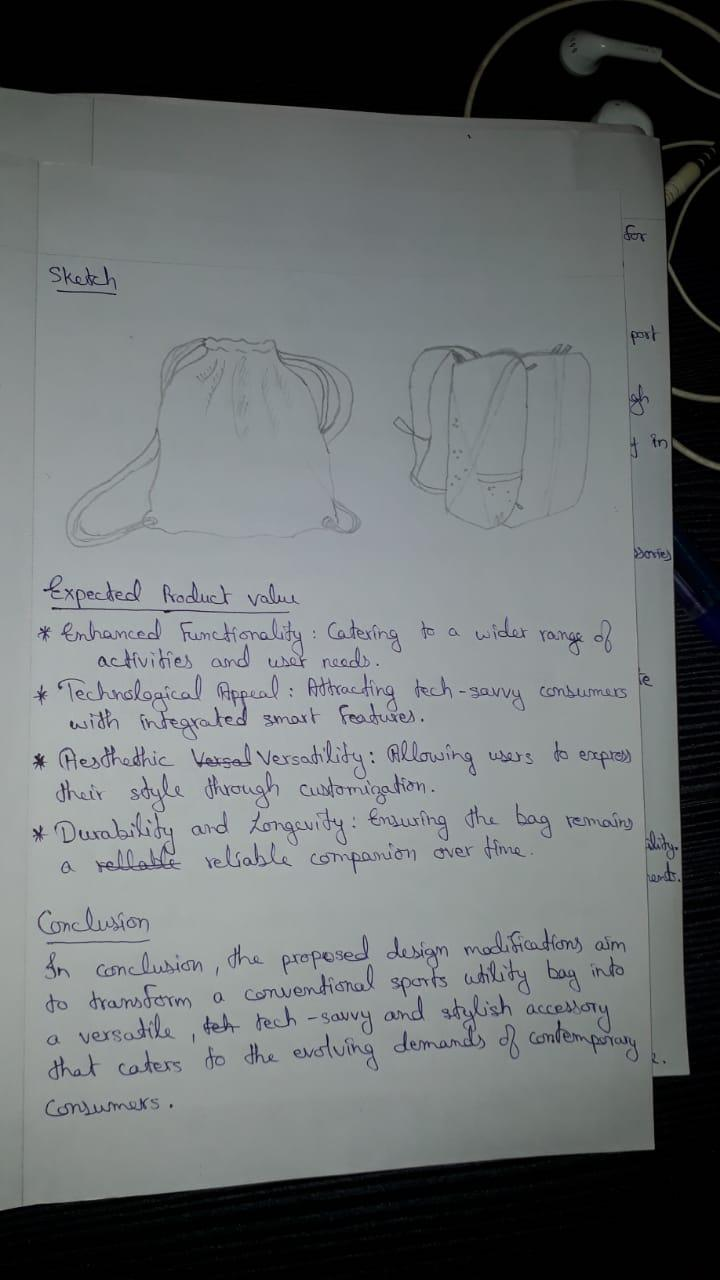
#> input picture backend/uploads/IMG-20231215-WA0008.jpg, 720 x 1280 px
$ python -i image_processing.py   (imports and definitions only)   (older library calls are emulated)
#> lines starting #> are read from the running program, lines starting #| are printed output that depends on the picture; after the words box and inside, x2 and y2 are one past the last pixel; in counts of white or black regions, pixels touching at a corner belong together
import cv2
import numpy as np
from PIL import Image
from skimage import exposure, filters, feature, color, morphology
from scipy import ndimage

# [114 lines left out: functions apply_threshold, apply_edge_detection, apply_noise_reduction, apply_morphological_operation, apply_color_transformation, not called in this run]

def apply_special_effect(image, effect='cartoon', strength=1.0):
    """
    Apply advanced artistic effects.

    Parameters:
    - effect: 'cartoon', 'oil_painting', 'pencil_sketch', 'watercolor', 'pixelate'
    - strength: intensity of the effect (0.0 to 1.0)
    """
    img_array = np.array(image)

    def cartoon_effect():
        gray = cv2.cvtColor(img_array, cv2.COLOR_RGB2GRAY)
        gray = cv2.medianBlur(gray, 5)
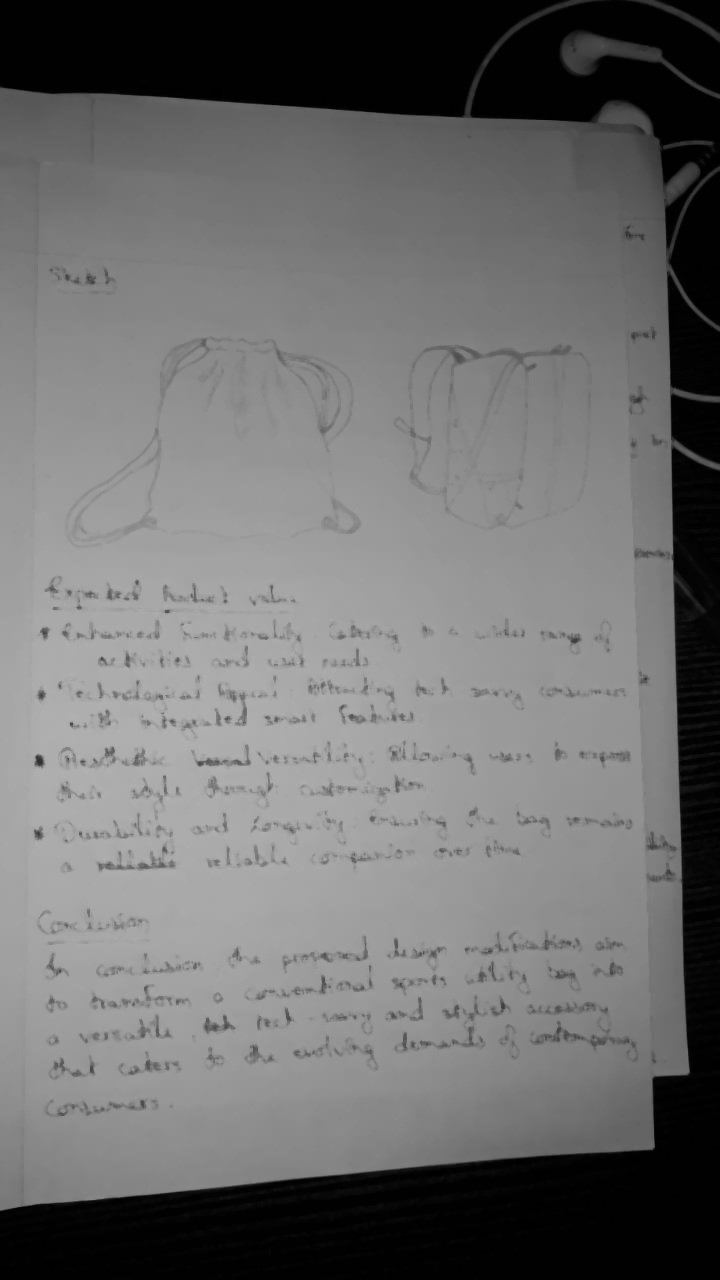
#> gray: shape (1280, 720); min 0, max 179, mean 109.8
        edges = cv2.adaptiveThreshold(gray, 255, cv2.ADAPTIVE_THRESH_MEAN_C,
                                    cv2.THRESH_BINARY, 9, 9)
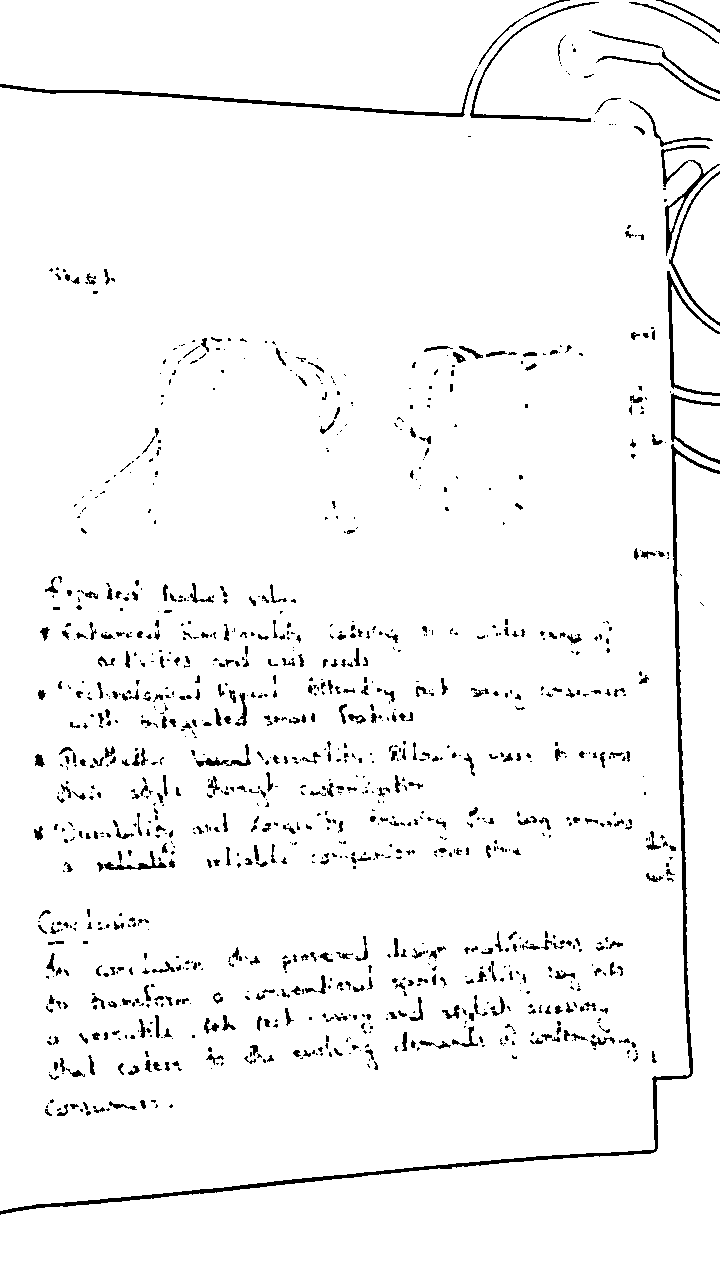
#> edges: shape (1280, 720); 96.3% white; 1159 black regions (718 under 20 px), largest, box (x1, y1, x2, y2) and area: (0, 444, 720, 1215) 5416, (0, 69, 477, 117) 1752, (661, 145, 720, 256) 824
        color = cv2.bilateralFilter(img_array, 9, 300, 300)
        return cv2.bitwise_and(color, color, mask=edges)
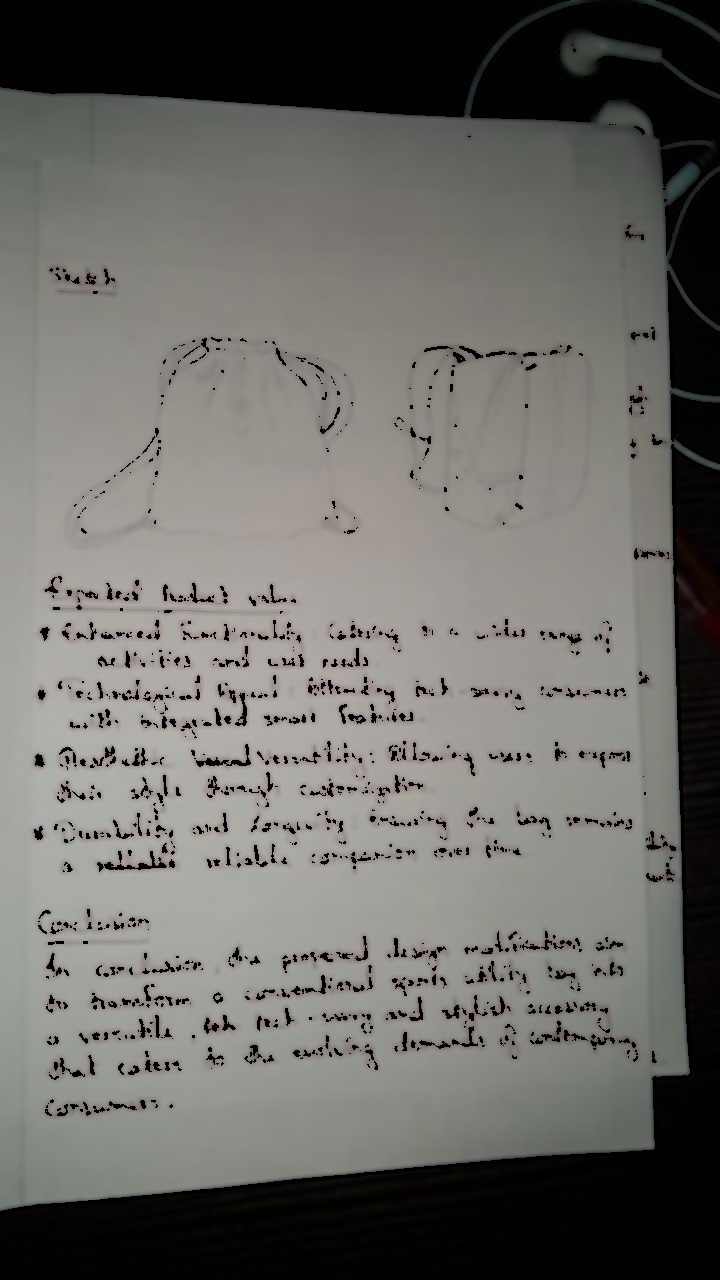
#> returned value: shape (1280, 720, 3); mean of channels 0, 1, 2 102.6, 106.8, 107.8; drawn as B, G, R

    def watercolor_effect():
        img_water = cv2.stylization(img_array, sigma_s=60, sigma_r=0.6)
        return cv2.bilateralFilter(img_water, 9, 75, 75)

    # [6 lines left out: function pixelate_effect, not called in this run]

    effects = {
        'cartoon': cartoon_effect,
        'oil_painting': lambda: cv2.xphoto.oilPainting(img_array, 7, int(10 * strength)),
        'pencil_sketch': lambda: cv2.pencilSketch(img_array, sigma_s=60,
                                                sigma_r=0.07, shade_factor=0.05)[1],
        'watercolor': watercolor_effect,
        'pixelate': pixelate_effect
    }

    result = effects.get(effect, effects['cartoon'])()
    return Image.fromarray(result)

# [27 lines left out: functions denoise_wavelet, apply_geometric_transform, not called in this run]

>>> import cv2
>>> picture = cv2.cvtColor(cv2.imread('../uploads/IMG-20231215-WA0008.jpg'), cv2.COLOR_BGR2RGB)
>>> result = apply_special_effect(picture)

$ run again, on backend/uploads/photo_2022-06-12_19-16-47.jpg
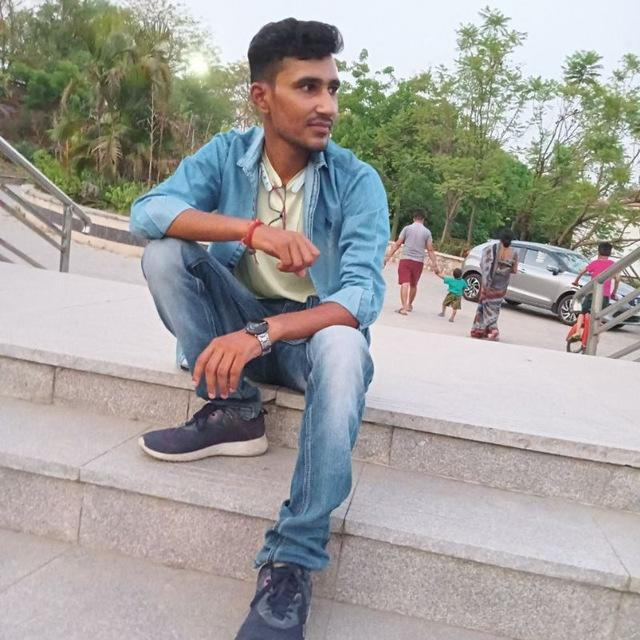
#> input picture backend/uploads/photo_2022-06-12_19-16-47.jpg, 640 x 640 px
#> in cartoon_effect, `edges = cv2.adaptiveThreshold(gray, 255, cv2.ADAPTIVE_THRESH_MEAN_C, c..`:
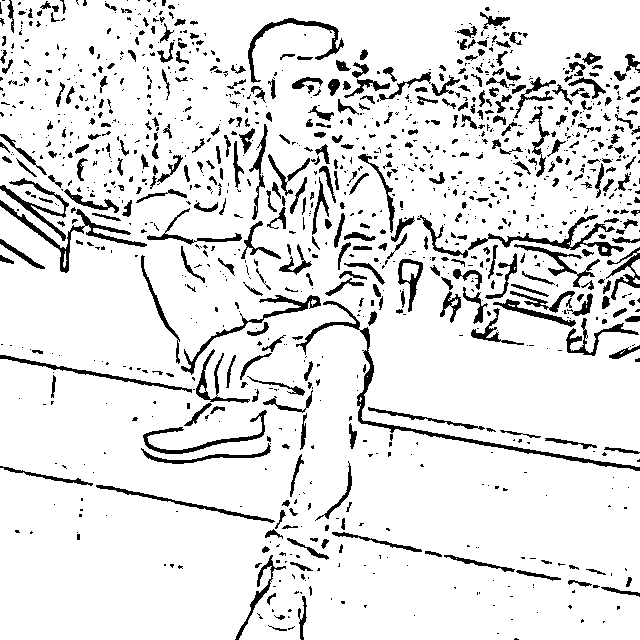
#> edges: shape (640, 640); 88.9% white; 1214 black regions (819 under 20 px), largest, box (x1, y1, x2, y2) and area: (296, 301, 640, 471) 1939, (0, 200, 147, 273) 1155, (468, 215, 624, 257) 1110
#> in cartoon_effect, `return cv2.bitwise_and(color, color, mask=edges)`:
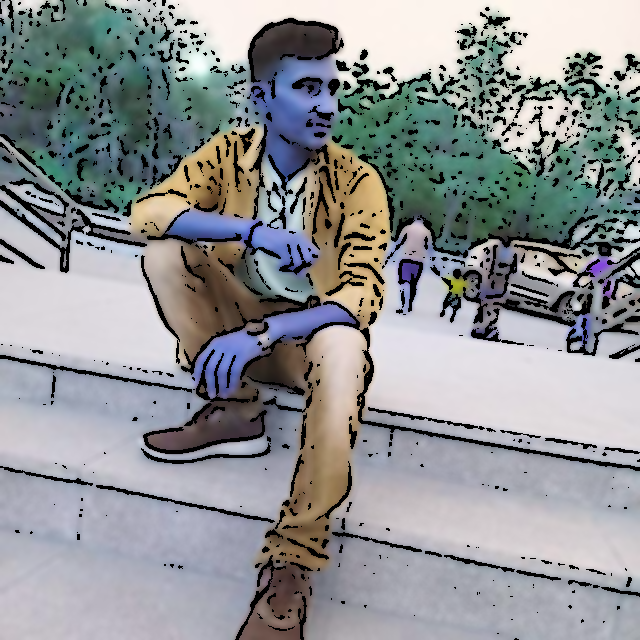
#> returned value: shape (640, 640, 3); mean of channels 0, 1, 2 148.5, 146.4, 143.7; drawn as B, G, R
